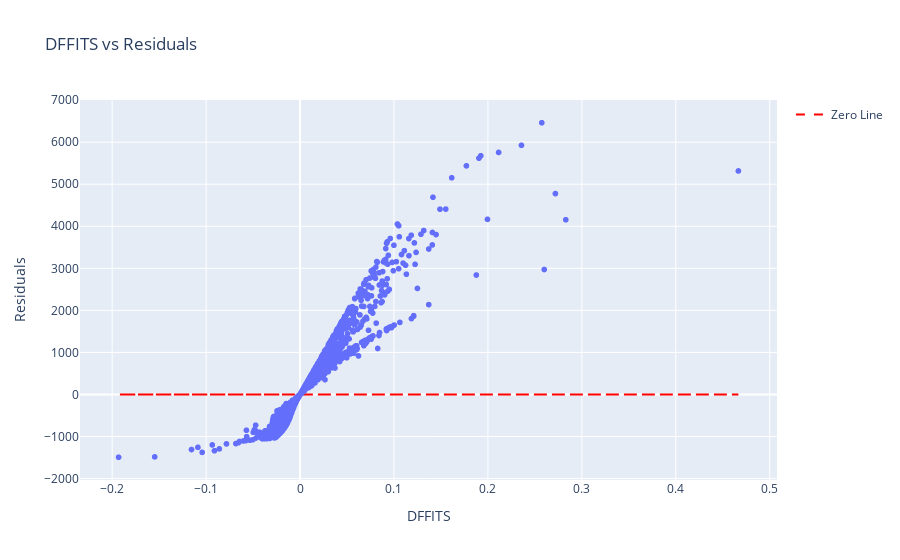

Write notebook code for a chart like this one.
### Code cell
# Plotting DFFITS
fig_dffits = px.scatter(x=dffits, y=model.resid, title='DFFITS vs Residuals', labels={'x': 'DFFITS', 'y': 'Residuals'}) 
fig_dffits.add_scatter(x=dffits, y=[0]*len(dffits), mode='lines', name='Zero Line', line=dict(color='red', dash='dash'))
fig_dffits_outliers_bounds.add_scatter(x=dffits[abs(dffits) > 2 * dffits.std()], y=model.resid[abs(dffits) > 2 * dffits.std()], mode='markers', name='Outliers', marker=dict(color='orange', size=10))
fig_dffits.show()

### Figure 1 — Plotly figure (JSON) as saved in the notebook; plotly's stock layout.template omitted (floating-point values rounded to 4 significant figures; data arrays with more than 128 entries replaced by an {"elided": "..."} marker saying what was removed)
{"data": [{"hovertemplate": "DFFITS=%{x}<br>Residuals=%{y}<extra></extra>", "legendgroup": "", "marker": {"color": "#636efa", "symbol": "circle"}, "mode": "markers", "name": "", "showlegend": false, "type": "scattergl", "x": {"elided": "2823 float values"}, "xaxis": "x", "y": {"elided": "2823 float values"}, "yaxis": "y"}, {"line": {"color": "red", "dash": "dash"}, "mode": "lines", "name": "Zero Line", "type": "scatter", "x": {"elided": "2823 float values"}, "y": {"elided": "2823 int values"}}], "layout": {"legend": {"tracegroupgap": 0}, "title": {"text": "DFFITS vs Residuals"}, "xaxis": {"anchor": "y", "domain": [0, 1], "title": {"text": "DFFITS"}}, "yaxis": {"anchor": "x", "domain": [0, 1], "title": {"text": "Residuals"}}}}
